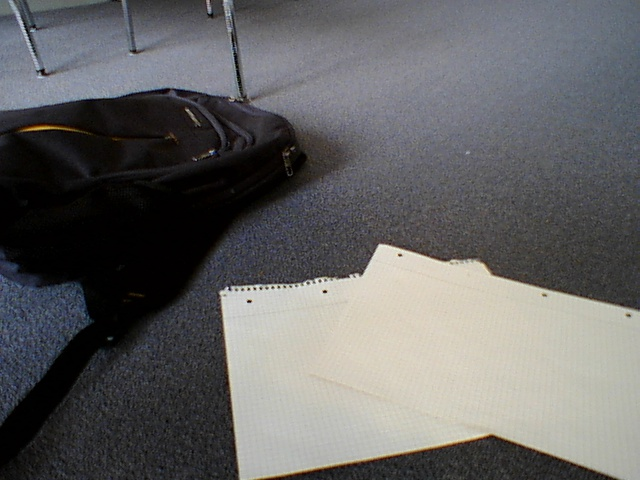
#> input picture data_gen/sonycam_images/14.jpeg, 640 x 480 px, given in place of the camera
$ python segment_purple.py   (older library calls are emulated)
#> lines starting #> are read from the running program, lines starting #| are printed output that depends on the picture; after the words box and inside, x2 and y2 are one past the last pixel; in counts of white or black regions, pixels touching at a corner belong together
### object_detection/detection/opencv.py
#!/usr/bin/env python3
import cv2
import numpy as np

LowH=0
HighH=186
LowS=80
HighS=255
LowV=100
HighV=255
LowH2=0
HighH2=0
LowS2=0
HighH2=19
LowV2=235
HighV2=255


def imfill(img):
	ret,im_flood = cv2.threshold(img,127,255,cv2.THRESH_BINARY)
	th,inrangeframe = cv2.threshold(img,127,255,cv2.THRESH_BINARY)
	im_flood[0:480,0:1]=np.zeros((480,1))
	h, w = im_flood.shape[:2]
	mask = np.zeros((h+2, w+2), np.uint8)
	#cv2.imshow("0 in corner",im_flood)
	cv2.floodFill(im_flood, mask, (0,0), 255);
	#cv2.imshow("filled",im_flood)
	cv2.bitwise_not(im_flood,im_flood)
	imfilled=cv2.bitwise_or(im_flood,inrangeframe)
	#cv2.imshow("filledOR",inrangeframe)
	return imfilled

def filter_2HSV(img):
	kernel = np.ones((5,5),np.float32)/25
	img = cv2.filter2D(img,-1,kernel)
  # Change colorspace
	hsvframe = cv2.cvtColor(img, cv2.COLOR_BGR2HSV)
	return hsvframe

def open_and_close(img,size):
	#opening
	morphoimage=cv2.morphologyEx(img,cv2.MORPH_OPEN,cv2.getStructuringElement(cv2.MORPH_RECT, size))
	#Closing
	morphoimage=cv2.morphologyEx(morphoimage,cv2.MORPH_CLOSE,cv2.getStructuringElement(cv2.MORPH_RECT, size))
	return morphoimage


# [20 lines left out: functions get_centers, eliminate_grip, not called in this run]

def get_BB(img,Arearef=130):
	#Apply contours to get the properties of the images
	contourimage, contours, hierarchy = cv2.findContours(img,cv2.RETR_TREE,cv2.CHAIN_APPROX_SIMPLE)
	#matrix to draw the contours

	BBcoords=[]

	for i in range(len(contours)):
		if  cv2.contourArea(contours[i])>Arearef:
			x,y,w,h = cv2.boundingRect(contours[i])

			BBcoords.append([x,y,x+w,y+h])

	return BBcoords

# [64 lines left out: functions get_objective, detection, not called in this run]

def detection_BB(frame,LowH,HighH,LowS,HighS,LowV,HighV,sizemorph,Arearef=130):


	hsvframe=filter_2HSV(frame)
	lowerboundcolor=np.array([LowH,LowS,LowV])
	upperboundcolor=np.array([HighH,HighS,HighV])
	# Binarization
	inrangeframe=cv2.inRange(hsvframe,lowerboundcolor,upperboundcolor)
	#cv2.imshow("Before morphology",inrangeframe)

	#Morphologic operations
	# Infill
	inrangeframe=imfill(inrangeframe)
	#cv2.imshow("filledOR",inrangeframe)

	#Opening and closing
	morphoimg=open_and_close(inrangeframe,sizemorph)
	sizemorph2=tuple(reversed(sizemorph))
	morphoimg=open_and_close(morphoimg,sizemorph2)
	#Getting the centers
	BB_list=get_BB(morphoimg,Arearef)


	return BB_list

def nothing(x):
	pass

#For detecting the lego pieces the parameters are
'''LowH=0
HighH=183
LowS=80
HighS=255
LowV=100
HighV=251
morph=(7,7)'''

#For detecting the celo box
'''
LowH2=0
HighH2=123
LowS2=0
HighH2=255
LowV2=147
HighV2=224
morph=11,3
'''

#For detecting the white box
'''
LowH2=0
HighH2=0
LowS2=0
HighH2=19
LowV2=235
HighV2=255
morph=11,3
'''
# [79 lines left out: functions detection_lego_outside_white, detect_purple, not called in this run]

def detect_purple2(frame,BB_list, LowH=113, HighH=142, LowS=72 ,HighS=170,LowV=45,HighV=215,):
	i=0
	max_ratio=0
	max_purple=100
	hsvframe = cv2.cvtColor(frame, cv2.COLOR_BGR2HSV)
	lowerboundcolor=np.array([LowH,LowS,LowV])
	upperboundcolor=np.array([HighH,HighS,HighV])
	inrangeframe=cv2.inRange(hsvframe,lowerboundcolor,upperboundcolor)
	inrangeframe=cv2.morphologyEx(inrangeframe,cv2.MORPH_CLOSE,cv2.getStructuringElement(cv2.MORPH_RECT, (7,7)))
	center_list=[]
	purple_box=[]
	for box in BB_list:
		box_image=inrangeframe[box[1]:box[3],box[0]:box[2]]
		#center,closest=get_purple_lego(box_image,Arearef=10)
		#center_list.append(center)
		if box_image.shape[0]>10:
			n_of_purple=np.sum(box_image)/255.
			n_of_pixel=np.size(box_image)
			ratio=n_of_purple/n_of_pixel
			#print(ratio,len(BB_list))
			if ratio>max_ratio:
				max_purple=i
				max_ratio=ratio
		i+=1
	if max_ratio>0.4:
		purple_box.append(box[max_purple])
	else:
		purple_box=[]
	return purple_box

# [4 lines left out: function get_lego_piece, not called in this run]
def get_lego_boxes(frame,Arearef=10):
	BB_lego=detection_BB(frame,LowH=0, HighH=186, LowS=80 \
		,HighS=255,LowV=100,HighV=236,sizemorph=(3, 3),Arearef=Arearef)
	return BB_lego
# [4 lines left out: function get_sponge_boxes, not called in this run]
def get_white_box(frame):
	white_box = detection(frame, LowH2, HighH2, LowS2, HighV2, LowV2, (3, 11))
	return white_box
# [22 lines left out: functions get_purple_lego, get_brown_box, BB_purple, BB_ligth_green, draw_lines, not called in this run]

### object_detection/detection/segment_purple.py
import numpy as np
#from ev3control import Robot
from detection.opencv import get_lego_boxes
from detection.opencv import detection_lego_outside_white
from detection.opencv import get_brown_box
from detection.opencv import get_purple_lego
from detection.opencv import detect_purple
from detection.opencv import detect_purple2
import time
import cv2

#robot to camera 29

def eliminate_grip(frame):
	frame[411:,127:245]=[0,0,0]
	frame[420:,325:426]=[0,0,0]
	return frame

cap = cv2.VideoCapture(1)
while True:
	ret,frame=cap.read()
#> frame is the input picture: shape (480, 640, 3); mean B, G, R 100.1, 99.8, 100.3
	frame=eliminate_grip(frame)
#> in eliminate_grip, `frame[420:,325:426]=[0,0,0]`:
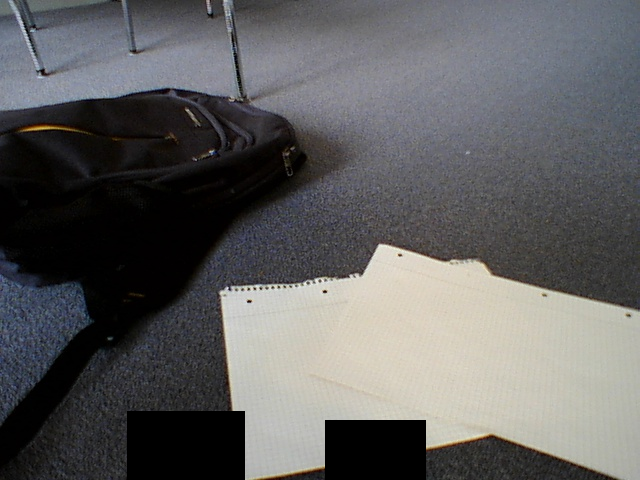
#> frame: shape (480, 640, 3); mean B, G, R 96.1, 95.8, 96.1
	BB_legos=get_lego_boxes(frame,Arearef=50)
#> in filter_2HSV, `hsvframe = cv2.cvtColor(img, cv2.COLOR_BGR2HSV)`: hsvframe: shape (480, 640, 3); mean H, S, V 70.5, 37.5, 100.9
#> in detection_BB, `inrangeframe=cv2.inRange(hsvframe,lowerboundcolor,upperboundcolor)`:
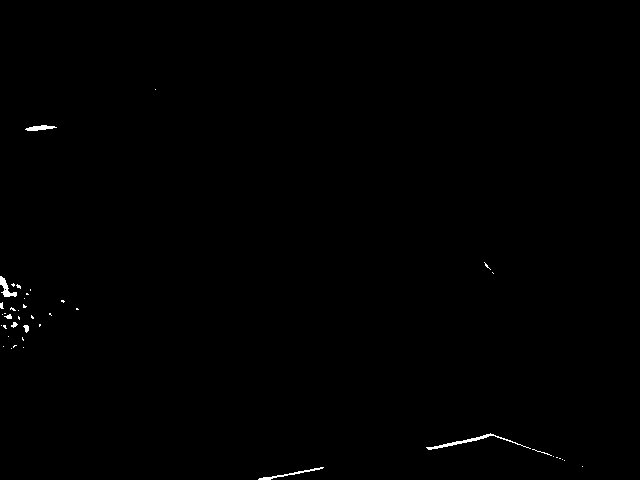
#> inrangeframe: shape (480, 640); 0.3% white; 42 white regions (34 under 20 px), largest, box (x1, y1, x2, y2) and area: (426, 433, 531, 450) 251, (0, 276, 17, 297) 143, (258, 467, 324, 480) 142
#> in imfill, `im_flood[0:480,0:1]=np.zeros((480,1))`: im_flood: shape (480, 640); 0.29% white; 42 white regions (34 under 20 px), largest, box (x1, y1, x2, y2) and area: (426, 433, 531, 450) 251, (258, 467, 324, 480) 142, (1, 276, 17, 297) 134
#> in imfill, `cv2.floodFill(im_flood, mask, (0,0), 255);`:
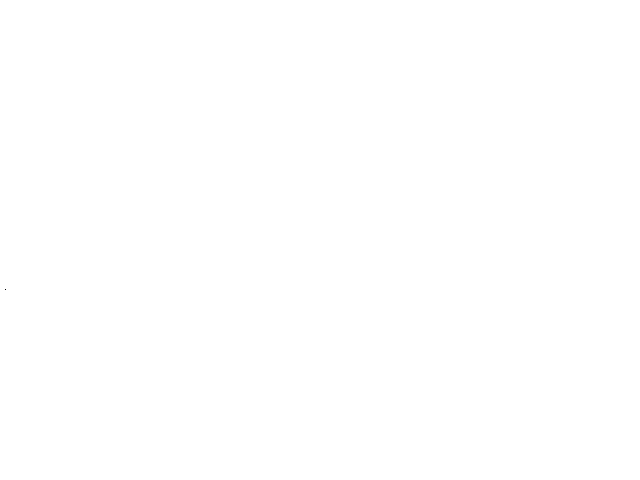
#> im_flood: shape (480, 640); 100% white; black in thin lines or dots, all inside (x1, y1, x2, y2) = (5, 289, 6, 290)
#> in imfill, `imfilled=cv2.bitwise_or(im_flood,inrangeframe)`: imfilled: shape (480, 640); 0.3% white; 42 white regions (34 under 20 px), largest, box (x1, y1, x2, y2) and area: (426, 433, 531, 450) 251, (0, 276, 17, 297) 144, (258, 467, 324, 480) 142
#> in open_and_close, `morphoimage=cv2.morphologyEx(img,cv2.MORPH_OPEN,cv2.getStructuringElem..`: morphoimage: shape (480, 640); 0.18% white; 12 white regions (6 under 20 px), largest, box (x1, y1, x2, y2) and area: (0, 276, 17, 297) 139, (27, 125, 53, 131) 106, (463, 434, 489, 443) 82, (439, 441, 462, 448) 72, (259, 477, 271, 480) 32, (24, 325, 29, 332) 29
#> in open_and_close, `morphoimage=cv2.morphologyEx(morphoimage,cv2.MORPH_CLOSE,cv2.getStruct..`: morphoimage: shape (480, 640); 0.18% white; 9 white regions (4 under 20 px)
#> in get_BB, `contourimage, contours, hierarchy = cv2.findContours(img,cv2.RETR_TREE..`: contours = 9 contours, 6 with area under 20; largest, box (x1, y1, x2, y2) and area: (428, 434, 489, 450) 123, (0, 276, 17, 297) 108, (27, 125, 53, 131) 78
#> the loop in get_BB, `for i in range(len(contours)):` made 9 passes
#> (x, y, w, h) on passes 2, 8, 9: (428, 434, 61, 16), (0, 276, 17, 21), (27, 125, 26, 6)
#> after the loop in get_BB, `for i in range(len(contours)):`: BBcoords = [[428, 434, 489, 450], [0, 276, 17, 297], [27, 125, 53, 131]]
#> in detection_BB, `BB_list=get_BB(morphoimg,Arearef)`: BB_list has the same summary as BBcoords in get_BB
#> in get_lego_boxes, `BB_lego=detection_BB(frame,LowH=0, HighH=186, LowS=80 \ ,HighS=255,Low..`: BB_lego has the same summary as BBcoords in get_BB
#> BB_legos has the same summary as BBcoords in get_BB
	for box in BB_legos:
		cv2.rectangle(frame,(box[0],box[1]),(box[2],box[3]),[0,255,0], thickness=1)
#> this loop made 3 passes
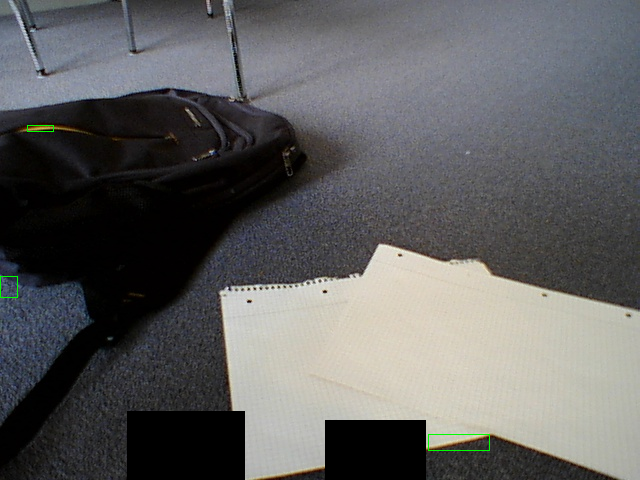
#> frame: shape (480, 640, 3); 0.1% of pixels changed, all inside (x1, y1, x2, y2) = (0, 125, 490, 451)
	purple_box=detect_purple2(frame, BB_legos)
#> in detect_purple2, `hsvframe = cv2.cvtColor(frame, cv2.COLOR_BGR2HSV)`: hsvframe: shape (480, 640, 3); mean H, S, V 70, 39, 101.1
#> in detect_purple2, `inrangeframe=cv2.inRange(hsvframe,lowerboundcolor,upperboundcolor)`:
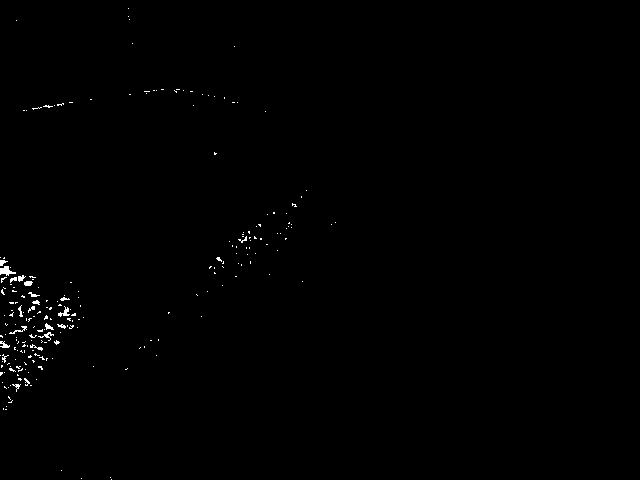
#> inrangeframe: shape (480, 640); 0.44% white in thin lines or dots, all inside (x1, y1, x2, y2) = (0, 8, 336, 480)
#> in detect_purple2, `inrangeframe=cv2.morphologyEx(inrangeframe,cv2.MORPH_CLOSE,cv2.getStru..`:
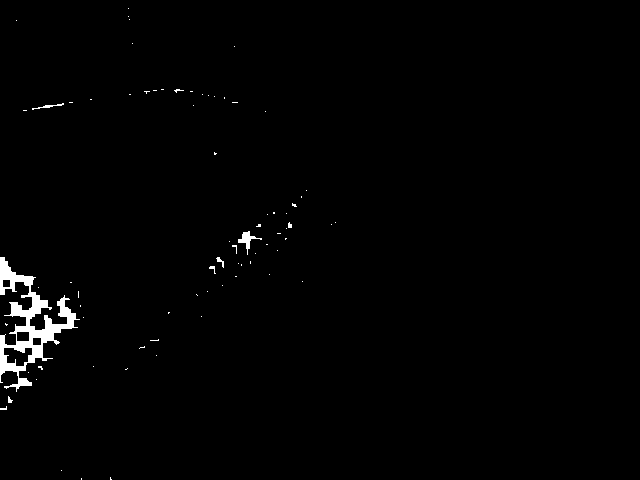
#> inrangeframe: shape (480, 640); 1.1% white; 76 white regions (70 under 20 px), largest, box (x1, y1, x2, y2) and area: (0, 257, 80, 392) 2954, (238, 231, 262, 255) 161, (32, 103, 64, 110) 58, (216, 257, 224, 268) 34, (209, 266, 216, 274) 23, (8, 396, 13, 403) 21
#> the loop in detect_purple2, `for box in BB_list:` made 3 passes
#> (box, n_of_purple, n_of_pixel, ratio, max_purple, max_ratio) on pass 2: ([0, 276, 17, 297], 199, 357, 0.557, 1, 0.557)
#> (box, n_of_purple, n_of_pixel, ratio) on pass 1: ([428, 434, 489, 450], 0, 976, 0)
#> after the loop in detect_purple2, `for box in BB_list:`: i = 3; max_purple = 1; max_ratio = 0.557
#> purple_box = [125]
	if len(purple_box)>0:
		for pbox in purple_box:
#> (the run stopped early here; a loop or call above may not have finished)
